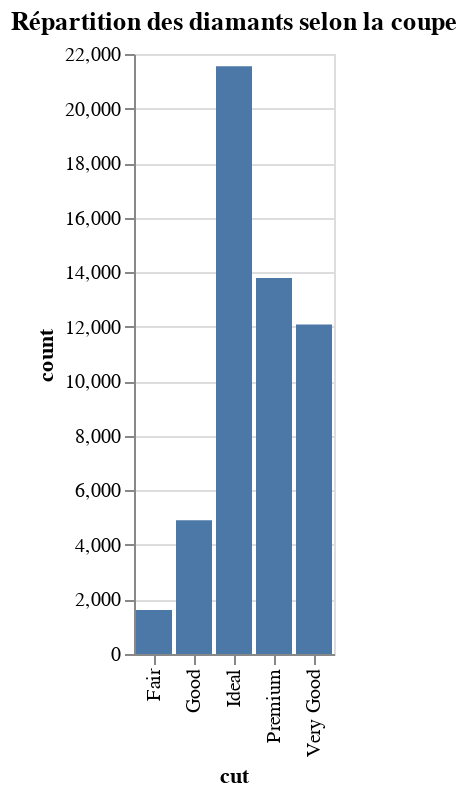

Notebook cell for this chart:
### Code cell
import altair as alt

cut_alt_df = diamonds.groupby('cut').size().reset_index(name='count')
alt.Chart(cut_alt_df).mark_bar().encode(
    x='cut',
    y='count'
).properties(
    title='Répartition des diamants selon la coupe'
).interactive()

### Figure 1 — Vega-Lite specification as saved in the notebook (floating-point values rounded to 4 significant figures)
{"config": {"view": {"continuousWidth": 300, "continuousHeight": 300}}, "data": {"name": "data-a26f7a581635fc5298405c388f4b8712"}, "mark": {"type": "bar"}, "encoding": {"x": {"field": "cut", "type": "nominal"}, "y": {"field": "count", "type": "quantitative"}}, "params": [{"name": "param_3", "select": {"type": "interval", "encodings": ["x", "y"]}, "bind": "scales"}], "title": "Répartition des diamants selon la coupe", "$schema": "https://vega.github.io/schema/vega-lite/v5.20.1.json", "datasets": {"data-a26f7a581635fc5298405c388f4b8712": [{"cut": "Fair", "count": 1610}, {"cut": "Good", "count": 4906}, {"cut": "Ideal", "count": 21551}, {"cut": "Premium", "count": 13791}, {"cut": "Very Good", "count": 12082}]}}
